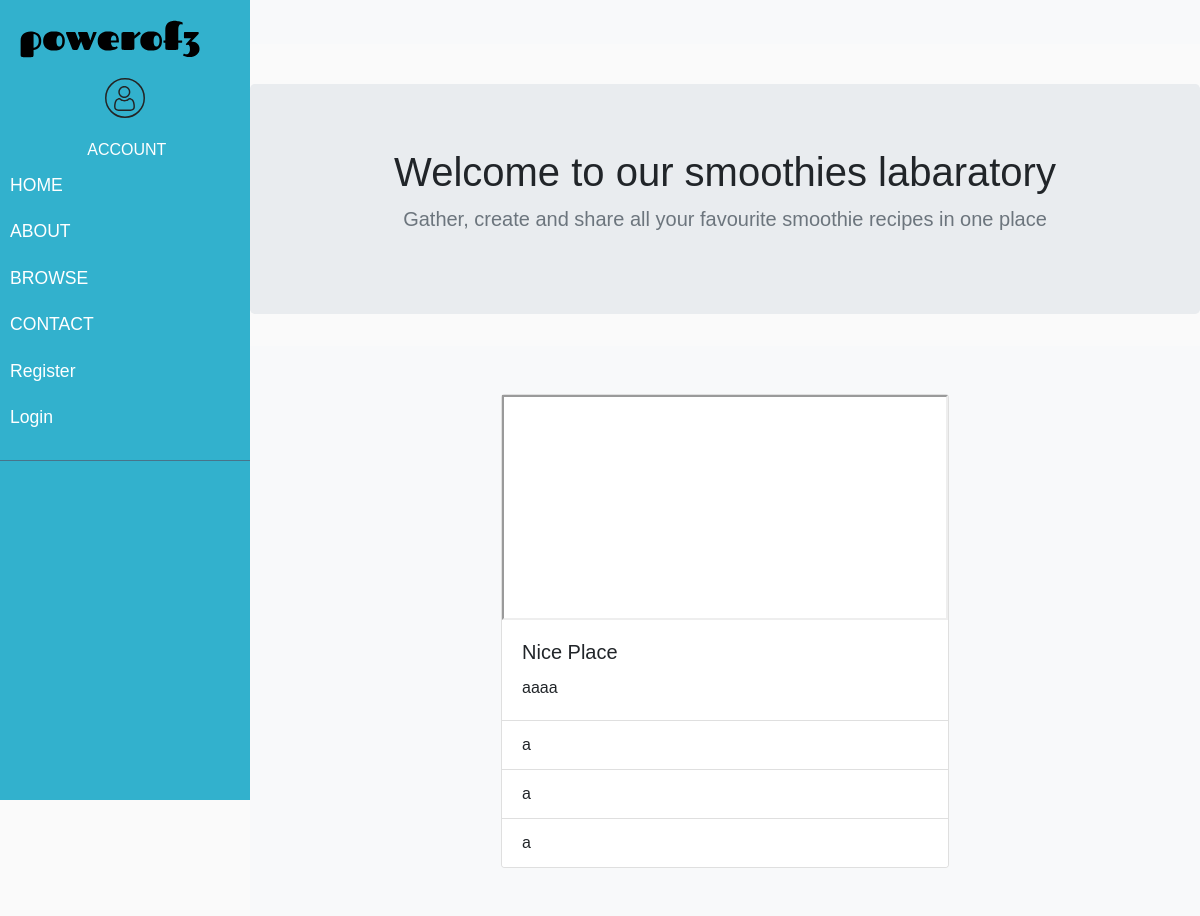
/4, run on the app's committed database.
### po3/models.py (models this page shows, shortened)
class Recipe(db.Model):
    users = db.relationship(User)
    id = db.Column(db.Integer,primary_key=True)
    user_id = db.Column(db.Integer,db.ForeignKey('users.id'))
    date = db.Column(db.DateTime,nullable=False,default=datetime.today)
    title = db.Column(db.String(140),nullable=False)
    description = db.Column(db.Text,nullable=False)
    ingriedient1 = db.Column(db.String(16),nullable=False)
    ingriedient2 = db.Column(db.String(16),nullable=False)
    ingriedient3 = db.Column(db.String(16),nullable=False)
    smoothie_video = db.Column(db.String(128),nullable=False)

### po3/users/views.py (the view)
@users.route('/<username>')
def user_recipes(username):
    page = request.args.get('page',1,type=int)
    user = User.query.filter_by(username=username).first_or_404()
    recipe_cards = Recipe.query.filter_by(chef=user).order_by(Recipe.date.desc()).paginate(page=page,per_page=10)
    return render_template('user_recipes.html',recipe_cards=recipe_cards,user=user)

### po3/recipe_cards/views.py (called while the page is built)
@recipe_cards.route('/<int:recipe_card_id>')
def recipe_card(recipe_card_id):
    recipe_card = Recipe.query.get_or_404(recipe_card_id)
    return render_template('recipe_card.html',title=recipe_card.title,
                            date=recipe_card.date,recipe=recipe_card
    )

### po3/templates/recipe_card.html (shortened to what this page needs)
{% extends 'base.html' %}
{% block content %}
  <section class="jumbotron justify-content-center text-center">
    <div class="container">
      <h1>Welcome to our smoothies labaratory</h1>
      <p class="lead text-muted">Gather, create and share all your favourite smoothie recipes in one place</p>
    </div>
  </section>
  <div class="album py-5 bg-light">
    <div class="container">
      <div class="row">
  <div class="card mx-auto" style="width: 28rem;">
    <iframe width="100%" height="225" src="{{recipe.smoothie_video}}"></iframe>
    <div class="card-body">
      <h5 class="card-title">{{recipe.title}}</h5>
      <p class="card-text">{{recipe.description}}</p>
    </div>
    <ul class="list-group list-group-flush">
      <li class="list-group-item">{{recipe.ingriedient1}}</li>
      <li class="list-group-item">{{recipe.ingriedient2}}</li>
      <li class="list-group-item">{{recipe.ingriedient3}}</li>
    </ul>
  </div>
</div>
</div>
</div>
{% endblock %}

### po3/static/css/style.css (style rules this page uses)
:root { --mainBlack: #242424; --mainBlue: #32B1CD; --mainPink: #D14398; --mainWhite: #FAFAFA; --mainGrey: #3D4849; --mainFont: 'Roboto'; --secondFont: 'Ubuntu'; }
html { height: 100vh; }
body { font-family: 'Arial'; background: var(--mainWhite); }

### data on the page
Recipe: title "Nice Place", description "aaaa", ingriedient1 "a", ingriedient2 "a", ingriedient3 "a"
